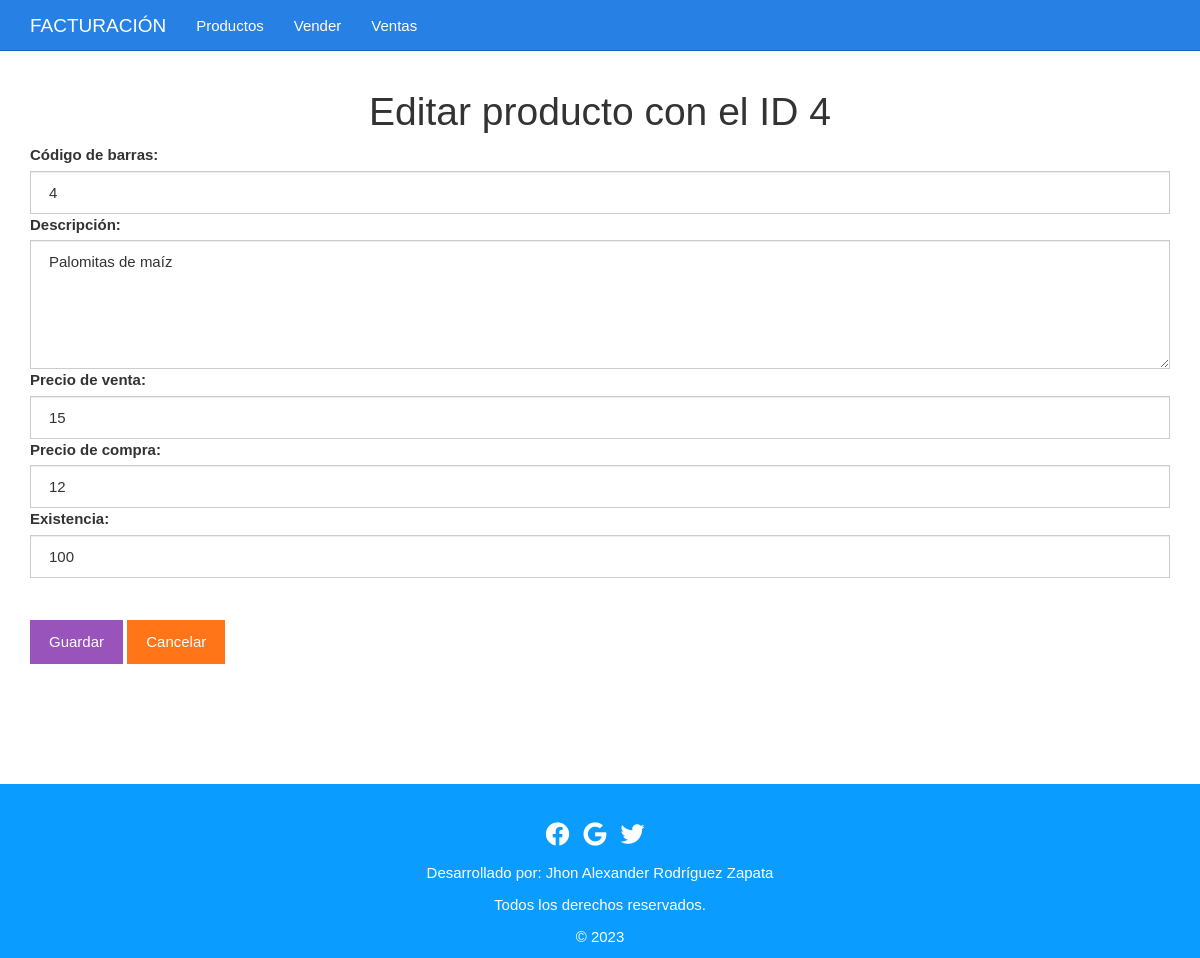
/vista/editar.php?id=4, run on the app's committed database.
### tables this page shows
CREATE TABLE productos(
	id BIGINT UNSIGNED NOT NULL AUTO_INCREMENT,
	codigo VARCHAR(255) NOT NULL,
	descripcion VARCHAR(255) NOT NULL,
	precioVenta VARCHAR(250) NOT NULL,
	precioCompra VARCHAR(250) NOT NULL,
	existencia VARCHAR(250) NOT NULL,
	id_usuario BIGINT UNSIGNED NOT NULL,
	PRIMARY KEY(id)
);

### vista/editar.php (the view, shortened to what this page needs)
<?php
$id = $_GET["id"];
include_once "../modelo/base_de_datos.php";
$sentencia = $base_de_datos->prepare("SELECT * FROM productos WHERE id = ?;");
$sentencia->execute([$id]);
$producto = $sentencia->fetch(PDO::FETCH_OBJ);
?>
<?php include_once "encabezado.php" ?>
	<div class="col-xs-12">
		<h1 class="text-center">Editar producto con el ID <?php echo $producto->id; ?></h1>
		<form method="post" action="guardarDatosEditados.php">
			<label for="codigo">Código de barras:</label>
			<input value="<?php echo $producto->codigo ?>" class="form-control" name="codigo" required type="text" id="codigo" placeholder="Escribe el código">
			<label for="descripcion">Descripción:</label>
			<textarea required id="descripcion" name="descripcion" cols="30" rows="5" class="form-control"><?php echo $producto->descripcion ?></textarea>
			<label for="precioVenta">Precio de venta:</label>
			<input value="<?php echo $producto->precioVenta ?>" class="form-control" name="precioVenta" required type="number" id="precioVenta" placeholder="Precio de venta">
			<label for="precioCompra">Precio de compra:</label>
			<input value="<?php echo $producto->precioCompra ?>" class="form-control" name="precioCompra" required type="number" id="precioCompra" placeholder="Precio de compra">
			<label for="existencia">Existencia:</label>
			<input value="<?php echo $producto->existencia ?>" class="form-control" name="existencia" required type="number" id="existencia" placeholder="Cantidad o existencia">
			<br><br><input class="btn btn-info" type="submit" value="Guardar">
			<a class="btn btn-warning" href="./listar.php">Cancelar</a>
		</form>
	</div>
<?php include_once "pie.php" ?>

### css/estilo.css (style rules this page uses)
body { padding-top: 70px; }

### data on the page
productos: id "4", codigo "4", descripcion "Palomitas de maíz", precioVenta "15", precioCompra "12", existencia "100"
